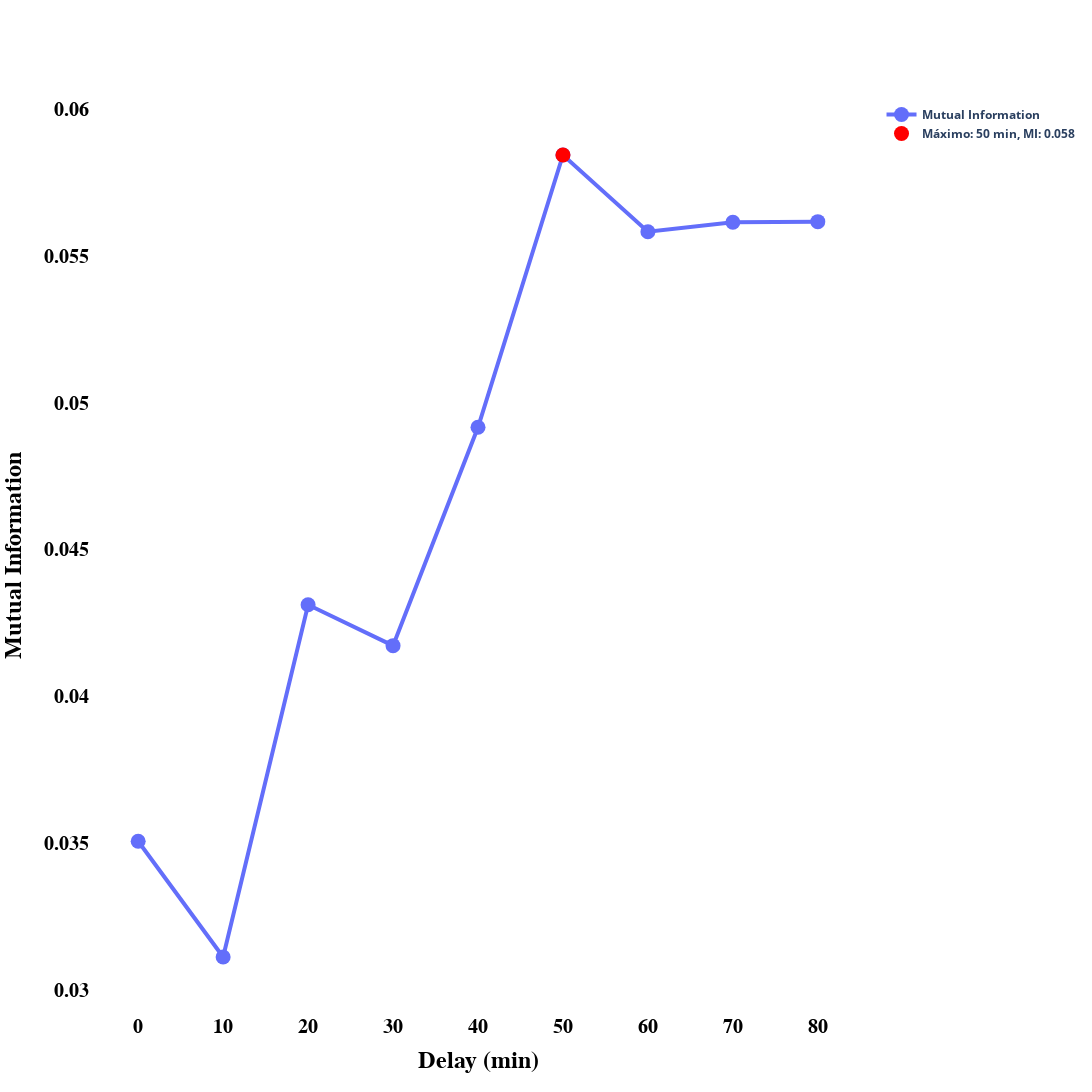

The notebook cell this image was saved under:
### Code cell
MIN_DELAY_MINUTES = 0  
MAX_DELAY_MINUTES = 80  
STEP = 10          

delays_minutes = np.arange(MIN_DELAY_MINUTES, MAX_DELAY_MINUTES + STEP, STEP)
delays_steps = delays_minutes // 10  

mi_values = []
for d in delays_steps:
    sil_shifted = merged['sil'].shift(d)
    df_temp = pd.DataFrame({
        'nivel': merged['nivel'],
        'sil_shifted': sil_shifted
    }).dropna()
    
    if len(df_temp) > 0:
        X = df_temp['nivel'].values.reshape(-1, 1)
        y_vals = df_temp['sil_shifted'].values
        mi = mutual_info_regression(X, y_vals, random_state=0)[0]
    else:
        mi = np.nan
    mi_values.append(mi)

mi_values = np.array(mi_values)

# Encontrar el mejor índice y valor de MI
best_idx = np.nanargmax(mi_values)
best_delay_minutes = delays_minutes[best_idx]
best_mi = mi_values[best_idx]

# Crear la figura
fig = go.Figure()

# Agregar la línea con puntos
fig.add_trace(go.Scatter(
    x=delays_minutes,
    y=mi_values,
    mode='lines+markers',
    marker=dict(size=15),  # Tamaño de los marcadores
    name='<b>Mutual Information</b>',
    line=dict(width=4)  # Engrosar la línea
))

# Agregar el punto máximo en rojo
fig.add_trace(go.Scatter(
    x=[best_delay_minutes],
    y=[best_mi],
    mode='markers',
    marker=dict(color='red', size=15),  # Hacerlo más visible
    name=f'<b>Máximo: {best_delay_minutes} min, MI: {best_mi:.3f}</b>'
))

# Ajustar el diseño con tamaños más grandes y negrita
fig.update_layout(
    title=dict(
        font=dict(size=24, family="Arial", color="black")
    ),
    xaxis=dict(
        title=dict(
            text="<b>Delay (min)</b>", 
            font=dict(size=24, family="Arial", color="black", weight="bold")
        ),
        tickfont=dict(size=20, family="Arial", color="black", weight="bold")
    ),
    yaxis=dict(
        title=dict(
            text="<b>Mutual Information</b>", 
            font=dict(size=24, family="Arial", color="black", weight="bold")
        ),
        tickfont=dict(size=20, family="Arial", color="black", weight="bold")
    ),
    plot_bgcolor='white',
    paper_bgcolor='white',
    width=1200,  # Ancho de la imagen
    height=1200  # Alto de la imagen
)

# Mostrar la figura
fig.show()

### Figure 1 — Plotly figure (JSON) as saved in the notebook; plotly's stock layout.template omitted (floating-point values rounded to 4 significant figures)
{"data": [{"line": {"width": 4}, "marker": {"size": 15}, "mode": "lines+markers", "name": "<b>Mutual Information</b>", "type": "scatter", "x": [0, 10, 20, 30, 40, 50, 60, 70, 80], "y": [0.03506, 0.03111, 0.04311, 0.04172, 0.04916, 0.05844, 0.05582, 0.05614, 0.05616]}, {"marker": {"color": "red", "size": 15}, "mode": "markers", "name": "<b>Máximo: 50 min, MI: 0.058</b>", "type": "scatter", "x": [50], "y": [0.05844]}], "layout": {"height": 1200, "paper_bgcolor": "white", "plot_bgcolor": "white", "title": {"font": {"color": "black", "family": "Arial", "size": 24}}, "width": 1200, "xaxis": {"autorange": true, "range": [-5.562, 85.56], "tickfont": {"color": "black", "family": "Arial", "size": 20, "weight": "bold"}, "title": {"font": {"color": "black", "family": "Arial", "size": 24, "weight": "bold"}, "text": "<b>Delay (min)</b>"}, "type": "linear"}, "yaxis": {"autorange": true, "range": [0.02928, 0.06027], "tickfont": {"color": "black", "family": "Arial", "size": 20, "weight": "bold"}, "title": {"font": {"color": "black", "family": "Arial", "size": 24, "weight": "bold"}, "text": "<b>Mutual Information</b>"}, "type": "linear"}}}
